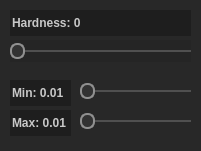
<?xml version="1.0" encoding="UTF-8"?>
<ui version="4.0">
 <class>EditBrush</class>
 <widget class="QWidget" name="EditBrush">
  <property name="geometry">
   <rect>
    <x>0</x>
    <y>0</y>
    <width>201</width>
    <height>151</height>
   </rect>
  </property>
  <property name="windowTitle">
   <string>EditBrush</string>
  </property>
  <property name="styleSheet">
   <string notr="true">#EditBrush {
	background-color: rgb(40, 40, 40);
}
* {
	font-family: &quot;Arial&quot;;
	font-weight: bold;
}
QCheckBox {
	color: rgb(225, 225, 225);
	font: 500 8pt &quot;Arial&quot;;
}
QPushButton, QLineEdit, QSpinBox, QDoubleSpinBox {
	border: none;
	background-color: rgb(30, 30, 30);
	color: rgb(200, 200, 200);
}
QPushButton:hover, QLineEdit:focus, QSpinBox:focus, QDoubleSpinBox:focus {
	border-color: rgb(0, 128, 255);
	color: rgb(255, 255, 255);
}
QPushButton:hover:pressed {
	background-color: rgb(25, 25, 25);
}

QSlider:disabled {
  background: #252525;
}

QSlider:focus {
  border: none;
}

QSlider::groove:horizontal {
  background: #505050;
  border: none;
  height: 2px;
  margin: 0px;
  border-radius: 4px;
}

QSlider::groove:vertical {
  background: #505050;
  border: none;
  width: 2px;
  margin: 0px;
  border-radius: 4px;
}

QSlider::add-page:vertical {
  background: #808080;
  border: 1px solid #32414B;
  width: 4px;
  margin: 0px;
  border-radius: 4px;
}

QSlider::add-page:vertical :disabled {
  background: #14506E;
}

QSlider::sub-page:horizontal {
  background: #808080;
  height: 4px;
  margin: 0px;
}

QSlider::sub-page:horizontal:disabled {
  background: #14506E;
}

QSlider::handle:horizontal {
  background: #323232;
  border: 2px solid #909090;
  width: 11px;
  height: 9px;
  margin: -7px 0px;
  border-radius: 7px;
}

QSlider::handle:horizontal:hover {
  border: 2px solid #cccccc;
}

QSlider::handle:vertical {
  background: #323232;
  border: 2px solid #909090;
  width: 9px;
  height: 11px;
  margin: 0px -7px;
  border-radius: 7px;
}

QSlider::handle:vertical:hover {
  border: 2px solid #cccccc;
}

QScrollBar:horizontal {
  height: 16px;
  margin: 2px 0px 2px 0px;
  background: #282828;
  border: 1px solid #323232;
}

QScrollBar:vertical {
  background: #282828;
  border: 1px solid #323232;
  width: 16px;
  margin: 0px 2px 0px 2px;
}

QScrollBar::handle:horizontal {
  margin: 1px;
  background-color: #404040;
  min-width: 8px;
  border-radius: 4px;
}

QScrollBar::handle:vertical {
  margin: 1px;
  background-color: #404040;
  min-height: 8px;
  border-radius: 4px;
}

QScrollBar::add-line:horizontal {
  border-image: url(&quot;:/qss_icons/rc/right_arrow_disabled.png&quot;);
  height: 10px;
  width: 10px;
  subcontrol-position: right;
  subcontrol-origin: margin;
}

QScrollBar::add-line:horizontal:hover, QScrollBar::add-line:horizontal:on {
  border-image: url(&quot;:/qss_icons/rc/right_arrow.png&quot;);
  height: 10px;
  width: 10px;
  subcontrol-position: right;
  subcontrol-origin: margin;
}

QScrollBar::add-line:vertical {
  border-image: url(&quot;:/qss_icons/rc/down_arrow_disabled.png&quot;);
  height: 10px;
  width: 10px;
  subcontrol-position: bottom;
  subcontrol-origin: margin;
}

QScrollBar::add-line:vertical:hover, QScrollBar::add-line:vertical:on {
  border-image: url(&quot;:/qss_icons/rc/down_arrow.png&quot;);
  height: 10px;
  width: 10px;
  subcontrol-position: bottom;
  subcontrol-origin: margin;
}

QScrollBar::sub-line:horizontal {
  border-image: url(&quot;:/qss_icons/rc/left_arrow_disabled.png&quot;);
  height: 10px;
  width: 10px;
  subcontrol-position: left;
  subcontrol-origin: margin;
}

QScrollBar::sub-line:horizontal:hover, QScrollBar::sub-line:horizontal:on {
  border-image: url(&quot;:/qss_icons/rc/left_arrow.png&quot;);
  height: 10px;
  width: 10px;
  subcontrol-position: left;
  subcontrol-origin: margin;
}

QScrollBar::sub-line:vertical {
  border-image: url(&quot;:/qss_icons/rc/up_arrow_disabled.png&quot;);
  height: 10px;
  width: 10px;
  subcontrol-position: top;
  subcontrol-origin: margin;
}

QScrollBar::sub-line:vertical:hover, QScrollBar::sub-line:vertical:on {
 border-image: url(&quot;:/qss_icons/rc/up_arrow.png&quot;);
  height: 10px;
  width: 10px;
  subcontrol-position: top;
  subcontrol-origin: margin;
}

QScrollBar::up-arrow:horizontal, QScrollBar::down-arrow:horizontal {
  background: none;
}

QScrollBar::up-arrow:vertical, QScrollBar::down-arrow:vertical {
  background: none;
}

QScrollBar::add-page:horizontal, QScrollBar::sub-page:horizontal {
  background: none;
}

QScrollBar::add-page:vertical, QScrollBar::sub-page:vertical {
  background: none;
}</string>
  </property>
  <widget class="QSlider" name="slide_min">
   <property name="geometry">
    <rect>
     <x>80</x>
     <y>80</y>
     <width>111</width>
     <height>22</height>
    </rect>
   </property>
   <property name="maximum">
    <number>100</number>
   </property>
   <property name="orientation">
    <enum>Qt::Horizontal</enum>
   </property>
  </widget>
  <widget class="QDoubleSpinBox" name="spin_min">
   <property name="geometry">
    <rect>
     <x>10</x>
     <y>80</y>
     <width>61</width>
     <height>26</height>
    </rect>
   </property>
   <property name="buttonSymbols">
    <enum>QAbstractSpinBox::NoButtons</enum>
   </property>
   <property name="prefix">
    <string>Min: </string>
   </property>
   <property name="minimum">
    <double>0.010000000000000</double>
   </property>
   <property name="maximum">
    <double>1000.000000000000000</double>
   </property>
  </widget>
  <widget class="QDoubleSpinBox" name="spin_max">
   <property name="geometry">
    <rect>
     <x>10</x>
     <y>110</y>
     <width>61</width>
     <height>26</height>
    </rect>
   </property>
   <property name="buttonSymbols">
    <enum>QAbstractSpinBox::NoButtons</enum>
   </property>
   <property name="prefix">
    <string>Max: </string>
   </property>
   <property name="minimum">
    <double>0.010000000000000</double>
   </property>
   <property name="maximum">
    <double>1000.000000000000000</double>
   </property>
  </widget>
  <widget class="QSlider" name="slide_max">
   <property name="geometry">
    <rect>
     <x>80</x>
     <y>110</y>
     <width>111</width>
     <height>22</height>
    </rect>
   </property>
   <property name="maximum">
    <number>100</number>
   </property>
   <property name="orientation">
    <enum>Qt::Horizontal</enum>
   </property>
  </widget>
  <widget class="QSpinBox" name="spin_hard">
   <property name="geometry">
    <rect>
     <x>10</x>
     <y>10</y>
     <width>181</width>
     <height>26</height>
    </rect>
   </property>
   <property name="buttonSymbols">
    <enum>QAbstractSpinBox::NoButtons</enum>
   </property>
   <property name="prefix">
    <string>Hardness: </string>
   </property>
   <property name="maximum">
    <number>100</number>
   </property>
  </widget>
  <widget class="QSlider" name="slide_hard">
   <property name="enabled">
    <bool>false</bool>
   </property>
   <property name="geometry">
    <rect>
     <x>10</x>
     <y>40</y>
     <width>181</width>
     <height>22</height>
    </rect>
   </property>
   <property name="maximum">
    <number>100</number>
   </property>
   <property name="orientation">
    <enum>Qt::Horizontal</enum>
   </property>
  </widget>
 </widget>
 <layoutdefault spacing="6" margin="11"/>
 <resources/>
 <connections/>
</ui>
